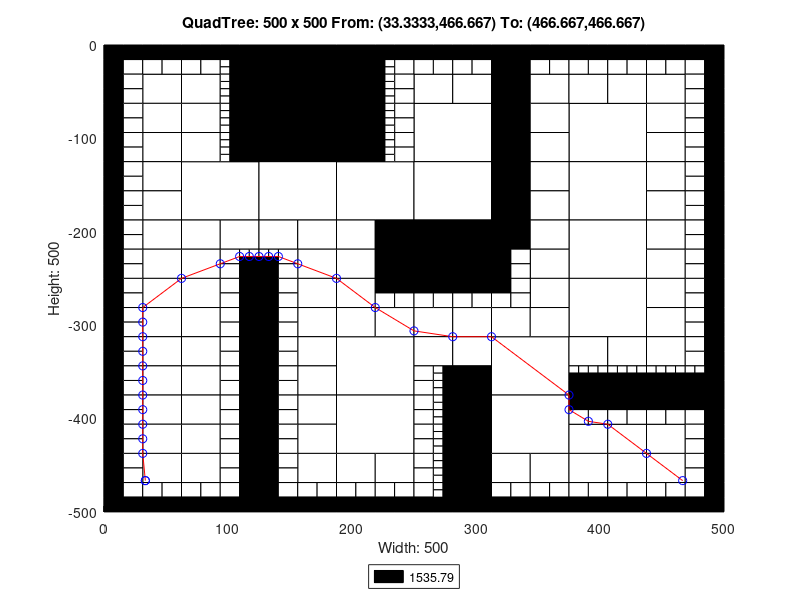

This figure's MATLAB source:
axis([0 500 -500 0]);
title('QuadTree: 500 x 500 From: (33.3333,466.667) To: (466.667,466.667)');
xlabel('Width: 500');
ylabel('Height: 500');
rectangle('Position',[125 -62.5 62.5 62.5], 'FaceColor',[0 0 0]);
rectangle('Position',[125 -125 62.5 62.5], 'FaceColor',[0 0 0]);
rectangle('Position',[62.5 -187.5 62.5 62.5], 'FaceColor',[1 1 1]);
rectangle('Position',[125 -187.5 62.5 62.5], 'FaceColor',[1 1 1]);
rectangle('Position',[187.5 -187.5 62.5 62.5], 'FaceColor',[1 1 1]);
rectangle('Position',[250 -125 62.5 62.5], 'FaceColor',[1 1 1]);
rectangle('Position',[375 -125 62.5 62.5], 'FaceColor',[1 1 1]);
rectangle('Position',[250 -187.5 62.5 62.5], 'FaceColor',[1 1 1]);
rectangle('Position',[250 -250 62.5 62.5], 'FaceColor',[0 0 0]);
rectangle('Position',[375 -187.5 62.5 62.5], 'FaceColor',[1 1 1]);
rectangle('Position',[375 -250 62.5 62.5], 'FaceColor',[1 1 1]);
rectangle('Position',[187.5 -375 62.5 62.5], 'FaceColor',[1 1 1]);
rectangle('Position',[187.5 -437.5 62.5 62.5], 'FaceColor',[1 1 1]);
rectangle('Position',[312.5 -375 62.5 62.5], 'FaceColor',[1 1 1]);
rectangle('Position',[375 -312.5 62.5 62.5], 'FaceColor',[1 1 1]);
rectangle('Position',[312.5 -437.5 62.5 62.5], 'FaceColor',[1 1 1]);
rectangle('Position',[31.25 -62.5 31.25 31.25], 'FaceColor',[1 1 1]);
rectangle('Position',[62.5 -62.5 31.25 31.25], 'FaceColor',[1 1 1]);
rectangle('Position',[31.25 -93.75 31.25 31.25], 'FaceColor',[1 1 1]);
rectangle('Position',[31.25 -125 31.25 31.25], 'FaceColor',[1 1 1]);
rectangle('Position',[62.5 -93.75 31.25 31.25], 'FaceColor',[1 1 1]);
rectangle('Position',[62.5 -125 31.25 31.25], 'FaceColor',[1 1 1]);
rectangle('Position',[187.5 -31.25 31.25 31.25], 'FaceColor',[0 0 0]);
rectangle('Position',[187.5 -62.5 31.25 31.25], 'FaceColor',[0 0 0]);
rectangle('Position',[187.5 -93.75 31.25 31.25], 'FaceColor',[0 0 0]);
rectangle('Position',[187.5 -125 31.25 31.25], 'FaceColor',[0 0 0]);
rectangle('Position',[31.25 -156.25 31.25 31.25], 'FaceColor',[1 1 1]);
rectangle('Position',[31.25 -187.5 31.25 31.25], 'FaceColor',[1 1 1]);
rectangle('Position',[31.25 -218.75 31.25 31.25], 'FaceColor',[1 1 1]);
rectangle('Position',[31.25 -250 31.25 31.25], 'FaceColor',[1 1 1]);
rectangle('Position',[62.5 -218.75 31.25 31.25], 'FaceColor',[1 1 1]);
rectangle('Position',[93.75 -218.75 31.25 31.25], 'FaceColor',[1 1 1]);
rectangle('Position',[62.5 -250 31.25 31.25], 'FaceColor',[1 1 1]);
rectangle('Position',[125 -218.75 31.25 31.25], 'FaceColor',[1 1 1]);
rectangle('Position',[156.25 -218.75 31.25 31.25], 'FaceColor',[1 1 1]);
rectangle('Position',[156.25 -250 31.25 31.25], 'FaceColor',[1 1 1]);
rectangle('Position',[187.5 -218.75 31.25 31.25], 'FaceColor',[1 1 1]);
rectangle('Position',[218.75 -218.75 31.25 31.25], 'FaceColor',[0 0 0]);
rectangle('Position',[187.5 -250 31.25 31.25], 'FaceColor',[1 1 1]);
rectangle('Position',[218.75 -250 31.25 31.25], 'FaceColor',[0 0 0]);
rectangle('Position',[250 -62.5 31.25 31.25], 'FaceColor',[1 1 1]);
rectangle('Position',[281.25 -62.5 31.25 31.25], 'FaceColor',[1 1 1]);
rectangle('Position',[312.5 -31.25 31.25 31.25], 'FaceColor',[0 0 0]);
rectangle('Position',[312.5 -62.5 31.25 31.25], 'FaceColor',[0 0 0]);
rectangle('Position',[343.75 -62.5 31.25 31.25], 'FaceColor',[1 1 1]);
rectangle('Position',[312.5 -93.75 31.25 31.25], 'FaceColor',[0 0 0]);
rectangle('Position',[343.75 -93.75 31.25 31.25], 'FaceColor',[1 1 1]);
rectangle('Position',[312.5 -125 31.25 31.25], 'FaceColor',[0 0 0]);
rectangle('Position',[343.75 -125 31.25 31.25], 'FaceColor',[1 1 1]);
rectangle('Position',[375 -62.5 31.25 31.25], 'FaceColor',[1 1 1]);
rectangle('Position',[406.25 -62.5 31.25 31.25], 'FaceColor',[1 1 1]);
rectangle('Position',[437.5 -62.5 31.25 31.25], 'FaceColor',[1 1 1]);
rectangle('Position',[437.5 -93.75 31.25 31.25], 'FaceColor',[1 1 1]);
rectangle('Position',[437.5 -125 31.25 31.25], 'FaceColor',[1 1 1]);
rectangle('Position',[312.5 -156.25 31.25 31.25], 'FaceColor',[0 0 0]);
rectangle('Position',[343.75 -156.25 31.25 31.25], 'FaceColor',[1 1 1]);
rectangle('Position',[312.5 -187.5 31.25 31.25], 'FaceColor',[0 0 0]);
rectangle('Position',[343.75 -187.5 31.25 31.25], 'FaceColor',[1 1 1]);
rectangle('Position',[312.5 -218.75 31.25 31.25], 'FaceColor',[0 0 0]);
rectangle('Position',[343.75 -218.75 31.25 31.25], 'FaceColor',[1 1 1]);
rectangle('Position',[343.75 -250 31.25 31.25], 'FaceColor',[1 1 1]);
rectangle('Position',[437.5 -156.25 31.25 31.25], 'FaceColor',[1 1 1]);
rectangle('Position',[437.5 -187.5 31.25 31.25], 'FaceColor',[1 1 1]);
rectangle('Position',[437.5 -218.75 31.25 31.25], 'FaceColor',[1 1 1]);
rectangle('Position',[437.5 -250 31.25 31.25], 'FaceColor',[1 1 1]);
rectangle('Position',[31.25 -281.25 31.25 31.25], 'FaceColor',[1 1 1]);
rectangle('Position',[31.25 -312.5 31.25 31.25], 'FaceColor',[1 1 1]);
rectangle('Position',[62.5 -281.25 31.25 31.25], 'FaceColor',[1 1 1]);
rectangle('Position',[62.5 -312.5 31.25 31.25], 'FaceColor',[1 1 1]);
rectangle('Position',[31.25 -343.75 31.25 31.25], 'FaceColor',[1 1 1]);
rectangle('Position',[31.25 -375 31.25 31.25], 'FaceColor',[1 1 1]);
rectangle('Position',[62.5 -343.75 31.25 31.25], 'FaceColor',[1 1 1]);
rectangle('Position',[62.5 -375 31.25 31.25], 'FaceColor',[1 1 1]);
rectangle('Position',[156.25 -281.25 31.25 31.25], 'FaceColor',[1 1 1]);
rectangle('Position',[156.25 -312.5 31.25 31.25], 'FaceColor',[1 1 1]);
rectangle('Position',[187.5 -281.25 31.25 31.25], 'FaceColor',[1 1 1]);
rectangle('Position',[187.5 -312.5 31.25 31.25], 'FaceColor',[1 1 1]);
rectangle('Position',[218.75 -312.5 31.25 31.25], 'FaceColor',[1 1 1]);
rectangle('Position',[156.25 -343.75 31.25 31.25], 'FaceColor',[1 1 1]);
rectangle('Position',[156.25 -375 31.25 31.25], 'FaceColor',[1 1 1]);
rectangle('Position',[31.25 -406.25 31.25 31.25], 'FaceColor',[1 1 1]);
rectangle('Position',[31.25 -437.5 31.25 31.25], 'FaceColor',[1 1 1]);
rectangle('Position',[62.5 -406.25 31.25 31.25], 'FaceColor',[1 1 1]);
rectangle('Position',[62.5 -437.5 31.25 31.25], 'FaceColor',[1 1 1]);
rectangle('Position',[31.25 -468.75 31.25 31.25], 'FaceColor',[1 1 1]);
rectangle('Position',[62.5 -468.75 31.25 31.25], 'FaceColor',[1 1 1]);
rectangle('Position',[156.25 -406.25 31.25 31.25], 'FaceColor',[1 1 1]);
rectangle('Position',[156.25 -437.5 31.25 31.25], 'FaceColor',[1 1 1]);
rectangle('Position',[156.25 -468.75 31.25 31.25], 'FaceColor',[1 1 1]);
rectangle('Position',[187.5 -468.75 31.25 31.25], 'FaceColor',[1 1 1]);
rectangle('Position',[218.75 -468.75 31.25 31.25], 'FaceColor',[1 1 1]);
rectangle('Position',[250 -312.5 31.25 31.25], 'FaceColor',[1 1 1]);
rectangle('Position',[281.25 -312.5 31.25 31.25], 'FaceColor',[1 1 1]);
rectangle('Position',[343.75 -281.25 31.25 31.25], 'FaceColor',[1 1 1]);
rectangle('Position',[312.5 -312.5 31.25 31.25], 'FaceColor',[1 1 1]);
rectangle('Position',[343.75 -312.5 31.25 31.25], 'FaceColor',[1 1 1]);
rectangle('Position',[250 -343.75 31.25 31.25], 'FaceColor',[1 1 1]);
rectangle('Position',[281.25 -343.75 31.25 31.25], 'FaceColor',[1 1 1]);
rectangle('Position',[281.25 -375 31.25 31.25], 'FaceColor',[0 0 0]);
rectangle('Position',[437.5 -281.25 31.25 31.25], 'FaceColor',[1 1 1]);
rectangle('Position',[437.5 -312.5 31.25 31.25], 'FaceColor',[1 1 1]);
rectangle('Position',[375 -343.75 31.25 31.25], 'FaceColor',[1 1 1]);
rectangle('Position',[406.25 -343.75 31.25 31.25], 'FaceColor',[1 1 1]);
rectangle('Position',[437.5 -343.75 31.25 31.25], 'FaceColor',[1 1 1]);
rectangle('Position',[281.25 -406.25 31.25 31.25], 'FaceColor',[0 0 0]);
rectangle('Position',[281.25 -437.5 31.25 31.25], 'FaceColor',[0 0 0]);
rectangle('Position',[281.25 -468.75 31.25 31.25], 'FaceColor',[0 0 0]);
rectangle('Position',[281.25 -500 31.25 31.25], 'FaceColor',[0 0 0]);
rectangle('Position',[312.5 -468.75 31.25 31.25], 'FaceColor',[1 1 1]);
rectangle('Position',[343.75 -468.75 31.25 31.25], 'FaceColor',[1 1 1]);
rectangle('Position',[375 -437.5 31.25 31.25], 'FaceColor',[1 1 1]);
rectangle('Position',[406.25 -437.5 31.25 31.25], 'FaceColor',[1 1 1]);
rectangle('Position',[437.5 -437.5 31.25 31.25], 'FaceColor',[1 1 1]);
rectangle('Position',[375 -468.75 31.25 31.25], 'FaceColor',[1 1 1]);
rectangle('Position',[406.25 -468.75 31.25 31.25], 'FaceColor',[1 1 1]);
rectangle('Position',[437.5 -468.75 31.25 31.25], 'FaceColor',[1 1 1]);
rectangle('Position',[0 -15.625 15.625 15.625], 'FaceColor',[0 0 0]);
rectangle('Position',[15.625 -15.625 15.625 15.625], 'FaceColor',[0 0 0]);
rectangle('Position',[0 -31.25 15.625 15.625], 'FaceColor',[0 0 0]);
rectangle('Position',[15.625 -31.25 15.625 15.625], 'FaceColor',[1 1 1]);
rectangle('Position',[31.25 -15.625 15.625 15.625], 'FaceColor',[0 0 0]);
rectangle('Position',[46.875 -15.625 15.625 15.625], 'FaceColor',[0 0 0]);
rectangle('Position',[31.25 -31.25 15.625 15.625], 'FaceColor',[1 1 1]);
rectangle('Position',[46.875 -31.25 15.625 15.625], 'FaceColor',[1 1 1]);
rectangle('Position',[0 -46.875 15.625 15.625], 'FaceColor',[0 0 0]);
rectangle('Position',[15.625 -46.875 15.625 15.625], 'FaceColor',[1 1 1]);
rectangle('Position',[0 -62.5 15.625 15.625], 'FaceColor',[0 0 0]);
rectangle('Position',[15.625 -62.5 15.625 15.625], 'FaceColor',[1 1 1]);
rectangle('Position',[62.5 -15.625 15.625 15.625], 'FaceColor',[0 0 0]);
rectangle('Position',[78.125 -15.625 15.625 15.625], 'FaceColor',[0 0 0]);
rectangle('Position',[62.5 -31.25 15.625 15.625], 'FaceColor',[1 1 1]);
rectangle('Position',[78.125 -31.25 15.625 15.625], 'FaceColor',[1 1 1]);
rectangle('Position',[93.75 -15.625 15.625 15.625], 'FaceColor',[0 0 0]);
rectangle('Position',[109.375 -15.625 15.625 15.625], 'FaceColor',[0 0 0]);
rectangle('Position',[109.375 -31.25 15.625 15.625], 'FaceColor',[0 0 0]);
rectangle('Position',[109.375 -46.875 15.625 15.625], 'FaceColor',[0 0 0]);
rectangle('Position',[109.375 -62.5 15.625 15.625], 'FaceColor',[0 0 0]);
rectangle('Position',[0 -78.125 15.625 15.625], 'FaceColor',[0 0 0]);
rectangle('Position',[15.625 -78.125 15.625 15.625], 'FaceColor',[1 1 1]);
rectangle('Position',[0 -93.75 15.625 15.625], 'FaceColor',[0 0 0]);
rectangle('Position',[15.625 -93.75 15.625 15.625], 'FaceColor',[1 1 1]);
rectangle('Position',[0 -109.375 15.625 15.625], 'FaceColor',[0 0 0]);
rectangle('Position',[15.625 -109.375 15.625 15.625], 'FaceColor',[1 1 1]);
rectangle('Position',[0 -125 15.625 15.625], 'FaceColor',[0 0 0]);
rectangle('Position',[15.625 -125 15.625 15.625], 'FaceColor',[1 1 1]);
rectangle('Position',[109.375 -78.125 15.625 15.625], 'FaceColor',[0 0 0]);
rectangle('Position',[109.375 -93.75 15.625 15.625], 'FaceColor',[0 0 0]);
rectangle('Position',[109.375 -109.375 15.625 15.625], 'FaceColor',[0 0 0]);
rectangle('Position',[109.375 -125 15.625 15.625], 'FaceColor',[0 0 0]);
rectangle('Position',[218.75 -15.625 15.625 15.625], 'FaceColor',[0 0 0]);
rectangle('Position',[234.375 -15.625 15.625 15.625], 'FaceColor',[0 0 0]);
rectangle('Position',[234.375 -31.25 15.625 15.625], 'FaceColor',[1 1 1]);
rectangle('Position',[234.375 -46.875 15.625 15.625], 'FaceColor',[1 1 1]);
rectangle('Position',[234.375 -62.5 15.625 15.625], 'FaceColor',[1 1 1]);
rectangle('Position',[234.375 -78.125 15.625 15.625], 'FaceColor',[1 1 1]);
rectangle('Position',[234.375 -93.75 15.625 15.625], 'FaceColor',[1 1 1]);
rectangle('Position',[234.375 -109.375 15.625 15.625], 'FaceColor',[1 1 1]);
rectangle('Position',[234.375 -125 15.625 15.625], 'FaceColor',[1 1 1]);
rectangle('Position',[0 -140.625 15.625 15.625], 'FaceColor',[0 0 0]);
rectangle('Position',[15.625 -140.625 15.625 15.625], 'FaceColor',[1 1 1]);
rectangle('Position',[0 -156.25 15.625 15.625], 'FaceColor',[0 0 0]);
rectangle('Position',[15.625 -156.25 15.625 15.625], 'FaceColor',[1 1 1]);
rectangle('Position',[0 -171.875 15.625 15.625], 'FaceColor',[0 0 0]);
rectangle('Position',[15.625 -171.875 15.625 15.625], 'FaceColor',[1 1 1]);
rectangle('Position',[0 -187.5 15.625 15.625], 'FaceColor',[0 0 0]);
rectangle('Position',[15.625 -187.5 15.625 15.625], 'FaceColor',[1 1 1]);
rectangle('Position',[0 -203.125 15.625 15.625], 'FaceColor',[0 0 0]);
rectangle('Position',[15.625 -203.125 15.625 15.625], 'FaceColor',[1 1 1]);
rectangle('Position',[0 -218.75 15.625 15.625], 'FaceColor',[0 0 0]);
rectangle('Position',[15.625 -218.75 15.625 15.625], 'FaceColor',[1 1 1]);
rectangle('Position',[0 -234.375 15.625 15.625], 'FaceColor',[0 0 0]);
rectangle('Position',[15.625 -234.375 15.625 15.625], 'FaceColor',[1 1 1]);
rectangle('Position',[0 -250 15.625 15.625], 'FaceColor',[0 0 0]);
rectangle('Position',[15.625 -250 15.625 15.625], 'FaceColor',[1 1 1]);
rectangle('Position',[93.75 -234.375 15.625 15.625], 'FaceColor',[1 1 1]);
rectangle('Position',[93.75 -250 15.625 15.625], 'FaceColor',[1 1 1]);
rectangle('Position',[109.375 -250 15.625 15.625], 'FaceColor',[0 0 0]);
rectangle('Position',[140.625 -234.375 15.625 15.625], 'FaceColor',[1 1 1]);
rectangle('Position',[125 -250 15.625 15.625], 'FaceColor',[0 0 0]);
rectangle('Position',[140.625 -250 15.625 15.625], 'FaceColor',[1 1 1]);
rectangle('Position',[250 -15.625 15.625 15.625], 'FaceColor',[0 0 0]);
rectangle('Position',[265.625 -15.625 15.625 15.625], 'FaceColor',[0 0 0]);
rectangle('Position',[250 -31.25 15.625 15.625], 'FaceColor',[1 1 1]);
rectangle('Position',[265.625 -31.25 15.625 15.625], 'FaceColor',[1 1 1]);
rectangle('Position',[281.25 -15.625 15.625 15.625], 'FaceColor',[0 0 0]);
rectangle('Position',[296.875 -15.625 15.625 15.625], 'FaceColor',[0 0 0]);
rectangle('Position',[281.25 -31.25 15.625 15.625], 'FaceColor',[1 1 1]);
rectangle('Position',[296.875 -31.25 15.625 15.625], 'FaceColor',[1 1 1]);
rectangle('Position',[343.75 -15.625 15.625 15.625], 'FaceColor',[0 0 0]);
rectangle('Position',[359.375 -15.625 15.625 15.625], 'FaceColor',[0 0 0]);
rectangle('Position',[343.75 -31.25 15.625 15.625], 'FaceColor',[1 1 1]);
rectangle('Position',[359.375 -31.25 15.625 15.625], 'FaceColor',[1 1 1]);
rectangle('Position',[375 -15.625 15.625 15.625], 'FaceColor',[0 0 0]);
rectangle('Position',[390.625 -15.625 15.625 15.625], 'FaceColor',[0 0 0]);
rectangle('Position',[375 -31.25 15.625 15.625], 'FaceColor',[1 1 1]);
rectangle('Position',[390.625 -31.25 15.625 15.625], 'FaceColor',[1 1 1]);
rectangle('Position',[406.25 -15.625 15.625 15.625], 'FaceColor',[0 0 0]);
rectangle('Position',[421.875 -15.625 15.625 15.625], 'FaceColor',[0 0 0]);
rectangle('Position',[406.25 -31.25 15.625 15.625], 'FaceColor',[1 1 1]);
rectangle('Position',[421.875 -31.25 15.625 15.625], 'FaceColor',[1 1 1]);
rectangle('Position',[437.5 -15.625 15.625 15.625], 'FaceColor',[0 0 0]);
rectangle('Position',[453.125 -15.625 15.625 15.625], 'FaceColor',[0 0 0]);
rectangle('Position',[437.5 -31.25 15.625 15.625], 'FaceColor',[1 1 1]);
rectangle('Position',[453.125 -31.25 15.625 15.625], 'FaceColor',[1 1 1]);
rectangle('Position',[468.75 -15.625 15.625 15.625], 'FaceColor',[0 0 0]);
rectangle('Position',[484.375 -15.625 15.625 15.625], 'FaceColor',[0 0 0]);
rectangle('Position',[468.75 -31.25 15.625 15.625], 'FaceColor',[1 1 1]);
rectangle('Position',[484.375 -31.25 15.625 15.625], 'FaceColor',[0 0 0]);
rectangle('Position',[468.75 -46.875 15.625 15.625], 'FaceColor',[1 1 1]);
rectangle('Position',[484.375 -46.875 15.625 15.625], 'FaceColor',[0 0 0]);
rectangle('Position',[468.75 -62.5 15.625 15.625], 'FaceColor',[1 1 1]);
rectangle('Position',[484.375 -62.5 15.625 15.625], 'FaceColor',[0 0 0]);
rectangle('Position',[468.75 -78.125 15.625 15.625], 'FaceColor',[1 1 1]);
rectangle('Position',[484.375 -78.125 15.625 15.625], 'FaceColor',[0 0 0]);
rectangle('Position',[468.75 -93.75 15.625 15.625], 'FaceColor',[1 1 1]);
rectangle('Position',[484.375 -93.75 15.625 15.625], 'FaceColor',[0 0 0]);
rectangle('Position',[468.75 -109.375 15.625 15.625], 'FaceColor',[1 1 1]);
rectangle('Position',[484.375 -109.375 15.625 15.625], 'FaceColor',[0 0 0]);
rectangle('Position',[468.75 -125 15.625 15.625], 'FaceColor',[1 1 1]);
rectangle('Position',[484.375 -125 15.625 15.625], 'FaceColor',[0 0 0]);
rectangle('Position',[312.5 -234.375 15.625 15.625], 'FaceColor',[0 0 0]);
rectangle('Position',[328.125 -234.375 15.625 15.625], 'FaceColor',[1 1 1]);
rectangle('Position',[312.5 -250 15.625 15.625], 'FaceColor',[0 0 0]);
rectangle('Position',[328.125 -250 15.625 15.625], 'FaceColor',[1 1 1]);
rectangle('Position',[468.75 -140.625 15.625 15.625], 'FaceColor',[1 1 1]);
rectangle('Position',[484.375 -140.625 15.625 15.625], 'FaceColor',[0 0 0]);
rectangle('Position',[468.75 -156.25 15.625 15.625], 'FaceColor',[1 1 1]);
rectangle('Position',[484.375 -156.25 15.625 15.625], 'FaceColor',[0 0 0]);
rectangle('Position',[468.75 -171.875 15.625 15.625], 'FaceColor',[1 1 1]);
rectangle('Position',[484.375 -171.875 15.625 15.625], 'FaceColor',[0 0 0]);
rectangle('Position',[468.75 -187.5 15.625 15.625], 'FaceColor',[1 1 1]);
rectangle('Position',[484.375 -187.5 15.625 15.625], 'FaceColor',[0 0 0]);
rectangle('Position',[468.75 -203.125 15.625 15.625], 'FaceColor',[1 1 1]);
rectangle('Position',[484.375 -203.125 15.625 15.625], 'FaceColor',[0 0 0]);
rectangle('Position',[468.75 -218.75 15.625 15.625], 'FaceColor',[1 1 1]);
rectangle('Position',[484.375 -218.75 15.625 15.625], 'FaceColor',[0 0 0]);
rectangle('Position',[468.75 -234.375 15.625 15.625], 'FaceColor',[1 1 1]);
rectangle('Position',[484.375 -234.375 15.625 15.625], 'FaceColor',[0 0 0]);
rectangle('Position',[468.75 -250 15.625 15.625], 'FaceColor',[1 1 1]);
rectangle('Position',[484.375 -250 15.625 15.625], 'FaceColor',[0 0 0]);
rectangle('Position',[0 -265.625 15.625 15.625], 'FaceColor',[0 0 0]);
rectangle('Position',[15.625 -265.625 15.625 15.625], 'FaceColor',[1 1 1]);
rectangle('Position',[0 -281.25 15.625 15.625], 'FaceColor',[0 0 0]);
rectangle('Position',[15.625 -281.25 15.625 15.625], 'FaceColor',[1 1 1]);
rectangle('Position',[0 -296.875 15.625 15.625], 'FaceColor',[0 0 0]);
rectangle('Position',[15.625 -296.875 15.625 15.625], 'FaceColor',[1 1 1]);
rectangle('Position',[0 -312.5 15.625 15.625], 'FaceColor',[0 0 0]);
rectangle('Position',[15.625 -312.5 15.625 15.625], 'FaceColor',[1 1 1]);
rectangle('Position',[93.75 -265.625 15.625 15.625], 'FaceColor',[1 1 1]);
rectangle('Position',[109.375 -265.625 15.625 15.625], 'FaceColor',[0 0 0]);
rectangle('Position',[93.75 -281.25 15.625 15.625], 'FaceColor',[1 1 1]);
rectangle('Position',[109.375 -281.25 15.625 15.625], 'FaceColor',[0 0 0]);
rectangle('Position',[93.75 -296.875 15.625 15.625], 'FaceColor',[1 1 1]);
rectangle('Position',[109.375 -296.875 15.625 15.625], 'FaceColor',[0 0 0]);
rectangle('Position',[93.75 -312.5 15.625 15.625], 'FaceColor',[1 1 1]);
rectangle('Position',[109.375 -312.5 15.625 15.625], 'FaceColor',[0 0 0]);
rectangle('Position',[0 -328.125 15.625 15.625], 'FaceColor',[0 0 0]);
rectangle('Position',[15.625 -328.125 15.625 15.625], 'FaceColor',[1 1 1]);
rectangle('Position',[0 -343.75 15.625 15.625], 'FaceColor',[0 0 0]);
rectangle('Position',[15.625 -343.75 15.625 15.625], 'FaceColor',[1 1 1]);
rectangle('Position',[0 -359.375 15.625 15.625], 'FaceColor',[0 0 0]);
rectangle('Position',[15.625 -359.375 15.625 15.625], 'FaceColor',[1 1 1]);
rectangle('Position',[0 -375 15.625 15.625], 'FaceColor',[0 0 0]);
rectangle('Position',[15.625 -375 15.625 15.625], 'FaceColor',[1 1 1]);
rectangle('Position',[93.75 -328.125 15.625 15.625], 'FaceColor',[1 1 1]);
rectangle('Position',[109.375 -328.125 15.625 15.625], 'FaceColor',[0 0 0]);
rectangle('Position',[93.75 -343.75 15.625 15.625], 'FaceColor',[1 1 1]);
rectangle('Position',[109.375 -343.75 15.625 15.625], 'FaceColor',[0 0 0]);
rectangle('Position',[93.75 -359.375 15.625 15.625], 'FaceColor',[1 1 1]);
rectangle('Position',[109.375 -359.375 15.625 15.625], 'FaceColor',[0 0 0]);
rectangle('Position',[93.75 -375 15.625 15.625], 'FaceColor',[1 1 1]);
rectangle('Position',[109.375 -375 15.625 15.625], 'FaceColor',[0 0 0]);
rectangle('Position',[125 -265.625 15.625 15.625], 'FaceColor',[0 0 0]);
rectangle('Position',[140.625 -265.625 15.625 15.625], 'FaceColor',[1 1 1]);
rectangle('Position',[125 -281.25 15.625 15.625], 'FaceColor',[0 0 0]);
rectangle('Position',[140.625 -281.25 15.625 15.625], 'FaceColor',[1 1 1]);
rectangle('Position',[125 -296.875 15.625 15.625], 'FaceColor',[0 0 0]);
rectangle('Position',[140.625 -296.875 15.625 15.625], 'FaceColor',[1 1 1]);
rectangle('Position',[125 -312.5 15.625 15.625], 'FaceColor',[0 0 0]);
rectangle('Position',[140.625 -312.5 15.625 15.625], 'FaceColor',[1 1 1]);
rectangle('Position',[218.75 -265.625 15.625 15.625], 'FaceColor',[0 0 0]);
rectangle('Position',[234.375 -265.625 15.625 15.625], 'FaceColor',[0 0 0]);
rectangle('Position',[218.75 -281.25 15.625 15.625], 'FaceColor',[1 1 1]);
rectangle('Position',[234.375 -281.25 15.625 15.625], 'FaceColor',[1 1 1]);
rectangle('Position',[125 -328.125 15.625 15.625], 'FaceColor',[0 0 0]);
rectangle('Position',[140.625 -328.125 15.625 15.625], 'FaceColor',[1 1 1]);
rectangle('Position',[125 -343.75 15.625 15.625], 'FaceColor',[0 0 0]);
rectangle('Position',[140.625 -343.75 15.625 15.625], 'FaceColor',[1 1 1]);
rectangle('Position',[125 -359.375 15.625 15.625], 'FaceColor',[0 0 0]);
rectangle('Position',[140.625 -359.375 15.625 15.625], 'FaceColor',[1 1 1]);
rectangle('Position',[125 -375 15.625 15.625], 'FaceColor',[0 0 0]);
rectangle('Position',[140.625 -375 15.625 15.625], 'FaceColor',[1 1 1]);
rectangle('Position',[0 -390.625 15.625 15.625], 'FaceColor',[0 0 0]);
rectangle('Position',[15.625 -390.625 15.625 15.625], 'FaceColor',[1 1 1]);
rectangle('Position',[0 -406.25 15.625 15.625], 'FaceColor',[0 0 0]);
rectangle('Position',[15.625 -406.25 15.625 15.625], 'FaceColor',[1 1 1]);
rectangle('Position',[0 -421.875 15.625 15.625], 'FaceColor',[0 0 0]);
rectangle('Position',[15.625 -421.875 15.625 15.625], 'FaceColor',[1 1 1]);
rectangle('Position',[0 -437.5 15.625 15.625], 'FaceColor',[0 0 0]);
rectangle('Position',[15.625 -437.5 15.625 15.625], 'FaceColor',[1 1 1]);
rectangle('Position',[93.75 -390.625 15.625 15.625], 'FaceColor',[1 1 1]);
rectangle('Position',[109.375 -390.625 15.625 15.625], 'FaceColor',[0 0 0]);
rectangle('Position',[93.75 -406.25 15.625 15.625], 'FaceColor',[1 1 1]);
rectangle('Position',[109.375 -406.25 15.625 15.625], 'FaceColor',[0 0 0]);
rectangle('Position',[93.75 -421.875 15.625 15.625], 'FaceColor',[1 1 1]);
rectangle('Position',[109.375 -421.875 15.625 15.625], 'FaceColor',[0 0 0]);
rectangle('Position',[93.75 -437.5 15.625 15.625], 'FaceColor',[1 1 1]);
rectangle('Position',[109.375 -437.5 15.625 15.625], 'FaceColor',[0 0 0]);
rectangle('Position',[0 -453.125 15.625 15.625], 'FaceColor',[0 0 0]);
rectangle('Position',[15.625 -453.125 15.625 15.625], 'FaceColor',[1 1 1]);
rectangle('Position',[0 -468.75 15.625 15.625], 'FaceColor',[0 0 0]);
rectangle('Position',[15.625 -468.75 15.625 15.625], 'FaceColor',[1 1 1]);
rectangle('Position',[0 -484.375 15.625 15.625], 'FaceColor',[0 0 0]);
rectangle('Position',[15.625 -484.375 15.625 15.625], 'FaceColor',[1 1 1]);
rectangle('Position',[0 -500 15.625 15.625], 'FaceColor',[0 0 0]);
rectangle('Position',[15.625 -500 15.625 15.625], 'FaceColor',[0 0 0]);
rectangle('Position',[31.25 -484.375 15.625 15.625], 'FaceColor',[1 1 1]);
rectangle('Position',[46.875 -484.375 15.625 15.625], 'FaceColor',[1 1 1]);
rectangle('Position',[31.25 -500 15.625 15.625], 'FaceColor',[0 0 0]);
rectangle('Position',[46.875 -500 15.625 15.625], 'FaceColor',[0 0 0]);
rectangle('Position',[93.75 -453.125 15.625 15.625], 'FaceColor',[1 1 1]);
rectangle('Position',[109.375 -453.125 15.625 15.625], 'FaceColor',[0 0 0]);
rectangle('Position',[93.75 -468.75 15.625 15.625], 'FaceColor',[1 1 1]);
rectangle('Position',[109.375 -468.75 15.625 15.625], 'FaceColor',[0 0 0]);
rectangle('Position',[62.5 -484.375 15.625 15.625], 'FaceColor',[1 1 1]);
rectangle('Position',[78.125 -484.375 15.625 15.625], 'FaceColor',[1 1 1]);
rectangle('Position',[62.5 -500 15.625 15.625], 'FaceColor',[0 0 0]);
rectangle('Position',[78.125 -500 15.625 15.625], 'FaceColor',[0 0 0]);
rectangle('Position',[93.75 -484.375 15.625 15.625], 'FaceColor',[1 1 1]);
rectangle('Position',[109.375 -484.375 15.625 15.625], 'FaceColor',[0 0 0]);
rectangle('Position',[93.75 -500 15.625 15.625], 'FaceColor',[0 0 0]);
rectangle('Position',[109.375 -500 15.625 15.625], 'FaceColor',[0 0 0]);
rectangle('Position',[125 -390.625 15.625 15.625], 'FaceColor',[0 0 0]);
rectangle('Position',[140.625 -390.625 15.625 15.625], 'FaceColor',[1 1 1]);
rectangle('Position',[125 -406.25 15.625 15.625], 'FaceColor',[0 0 0]);
rectangle('Position',[140.625 -406.25 15.625 15.625], 'FaceColor',[1 1 1]);
rectangle('Position',[125 -421.875 15.625 15.625], 'FaceColor',[0 0 0]);
rectangle('Position',[140.625 -421.875 15.625 15.625], 'FaceColor',[1 1 1]);
rectangle('Position',[125 -437.5 15.625 15.625], 'FaceColor',[0 0 0]);
rectangle('Position',[140.625 -437.5 15.625 15.625], 'FaceColor',[1 1 1]);
rectangle('Position',[125 -453.125 15.625 15.625], 'FaceColor',[0 0 0]);
rectangle('Position',[140.625 -453.125 15.625 15.625], 'FaceColor',[1 1 1]);
rectangle('Position',[125 -468.75 15.625 15.625], 'FaceColor',[0 0 0]);
rectangle('Position',[140.625 -468.75 15.625 15.625], 'FaceColor',[1 1 1]);
rectangle('Position',[125 -484.375 15.625 15.625], 'FaceColor',[0 0 0]);
rectangle('Position',[140.625 -484.375 15.625 15.625], 'FaceColor',[1 1 1]);
rectangle('Position',[125 -500 15.625 15.625], 'FaceColor',[0 0 0]);
rectangle('Position',[140.625 -500 15.625 15.625], 'FaceColor',[0 0 0]);
rectangle('Position',[156.25 -484.375 15.625 15.625], 'FaceColor',[1 1 1]);
rectangle('Position',[171.875 -484.375 15.625 15.625], 'FaceColor',[1 1 1]);
rectangle('Position',[156.25 -500 15.625 15.625], 'FaceColor',[0 0 0]);
rectangle('Position',[171.875 -500 15.625 15.625], 'FaceColor',[0 0 0]);
rectangle('Position',[187.5 -484.375 15.625 15.625], 'FaceColor',[1 1 1]);
rectangle('Position',[203.125 -484.375 15.625 15.625], 'FaceColor',[1 1 1]);
rectangle('Position',[187.5 -500 15.625 15.625], 'FaceColor',[0 0 0]);
rectangle('Position',[203.125 -500 15.625 15.625], 'FaceColor',[0 0 0]);
rectangle('Position',[218.75 -484.375 15.625 15.625], 'FaceColor',[1 1 1]);
rectangle('Position',[234.375 -484.375 15.625 15.625], 'FaceColor',[1 1 1]);
rectangle('Position',[218.75 -500 15.625 15.625], 'FaceColor',[0 0 0]);
rectangle('Position',[234.375 -500 15.625 15.625], 'FaceColor',[0 0 0]);
rectangle('Position',[250 -265.625 15.625 15.625], 'FaceColor',[0 0 0]);
rectangle('Position',[265.625 -265.625 15.625 15.625], 'FaceColor',[0 0 0]);
rectangle('Position',[250 -281.25 15.625 15.625], 'FaceColor',[1 1 1]);
rectangle('Position',[265.625 -281.25 15.625 15.625], 'FaceColor',[1 1 1]);
rectangle('Position',[281.25 -265.625 15.625 15.625], 'FaceColor',[0 0 0]);
rectangle('Position',[296.875 -265.625 15.625 15.625], 'FaceColor',[0 0 0]);
rectangle('Position',[281.25 -281.25 15.625 15.625], 'FaceColor',[1 1 1]);
rectangle('Position',[296.875 -281.25 15.625 15.625], 'FaceColor',[1 1 1]);
rectangle('Position',[312.5 -265.625 15.625 15.625], 'FaceColor',[0 0 0]);
rectangle('Position',[328.125 -265.625 15.625 15.625], 'FaceColor',[1 1 1]);
rectangle('Position',[312.5 -281.25 15.625 15.625], 'FaceColor',[1 1 1]);
rectangle('Position',[328.125 -281.25 15.625 15.625], 'FaceColor',[1 1 1]);
rectangle('Position',[250 -359.375 15.625 15.625], 'FaceColor',[1 1 1]);
rectangle('Position',[250 -375 15.625 15.625], 'FaceColor',[1 1 1]);
rectangle('Position',[468.75 -265.625 15.625 15.625], 'FaceColor',[1 1 1]);
rectangle('Position',[484.375 -265.625 15.625 15.625], 'FaceColor',[0 0 0]);
rectangle('Position',[468.75 -281.25 15.625 15.625], 'FaceColor',[1 1 1]);
rectangle('Position',[484.375 -281.25 15.625 15.625], 'FaceColor',[0 0 0]);
rectangle('Position',[468.75 -296.875 15.625 15.625], 'FaceColor',[1 1 1]);
rectangle('Position',[484.375 -296.875 15.625 15.625], 'FaceColor',[0 0 0]);
rectangle('Position',[468.75 -312.5 15.625 15.625], 'FaceColor',[1 1 1]);
rectangle('Position',[484.375 -312.5 15.625 15.625], 'FaceColor',[0 0 0]);
rectangle('Position',[375 -375 15.625 15.625], 'FaceColor',[0 0 0]);
rectangle('Position',[390.625 -375 15.625 15.625], 'FaceColor',[0 0 0]);
rectangle('Position',[406.25 -375 15.625 15.625], 'FaceColor',[0 0 0]);
rectangle('Position',[421.875 -375 15.625 15.625], 'FaceColor',[0 0 0]);
rectangle('Position',[468.75 -328.125 15.625 15.625], 'FaceColor',[1 1 1]);
rectangle('Position',[484.375 -328.125 15.625 15.625], 'FaceColor',[0 0 0]);
rectangle('Position',[468.75 -343.75 15.625 15.625], 'FaceColor',[1 1 1]);
rectangle('Position',[484.375 -343.75 15.625 15.625], 'FaceColor',[0 0 0]);
rectangle('Position',[437.5 -375 15.625 15.625], 'FaceColor',[0 0 0]);
rectangle('Position',[453.125 -375 15.625 15.625], 'FaceColor',[0 0 0]);
rectangle('Position',[484.375 -359.375 15.625 15.625], 'FaceColor',[0 0 0]);
rectangle('Position',[468.75 -375 15.625 15.625], 'FaceColor',[0 0 0]);
rectangle('Position',[484.375 -375 15.625 15.625], 'FaceColor',[0 0 0]);
rectangle('Position',[250 -390.625 15.625 15.625], 'FaceColor',[1 1 1]);
rectangle('Position',[250 -406.25 15.625 15.625], 'FaceColor',[1 1 1]);
rectangle('Position',[250 -421.875 15.625 15.625], 'FaceColor',[1 1 1]);
rectangle('Position',[250 -437.5 15.625 15.625], 'FaceColor',[1 1 1]);
rectangle('Position',[250 -453.125 15.625 15.625], 'FaceColor',[1 1 1]);
rectangle('Position',[250 -468.75 15.625 15.625], 'FaceColor',[1 1 1]);
rectangle('Position',[250 -484.375 15.625 15.625], 'FaceColor',[1 1 1]);
rectangle('Position',[250 -500 15.625 15.625], 'FaceColor',[0 0 0]);
rectangle('Position',[265.625 -500 15.625 15.625], 'FaceColor',[0 0 0]);
rectangle('Position',[312.5 -484.375 15.625 15.625], 'FaceColor',[1 1 1]);
rectangle('Position',[328.125 -484.375 15.625 15.625], 'FaceColor',[1 1 1]);
rectangle('Position',[312.5 -500 15.625 15.625], 'FaceColor',[0 0 0]);
rectangle('Position',[328.125 -500 15.625 15.625], 'FaceColor',[0 0 0]);
rectangle('Position',[343.75 -484.375 15.625 15.625], 'FaceColor',[1 1 1]);
rectangle('Position',[359.375 -484.375 15.625 15.625], 'FaceColor',[1 1 1]);
rectangle('Position',[343.75 -500 15.625 15.625], 'FaceColor',[0 0 0]);
rectangle('Position',[359.375 -500 15.625 15.625], 'FaceColor',[0 0 0]);
rectangle('Position',[375 -390.625 15.625 15.625], 'FaceColor',[0 0 0]);
rectangle('Position',[390.625 -390.625 15.625 15.625], 'FaceColor',[0 0 0]);
rectangle('Position',[375 -406.25 15.625 15.625], 'FaceColor',[1 1 1]);
rectangle('Position',[390.625 -406.25 15.625 15.625], 'FaceColor',[1 1 1]);
rectangle('Position',[406.25 -390.625 15.625 15.625], 'FaceColor',[0 0 0]);
rectangle('Position',[421.875 -390.625 15.625 15.625], 'FaceColor',[0 0 0]);
rectangle('Position',[406.25 -406.25 15.625 15.625], 'FaceColor',[1 1 1]);
rectangle('Position',[421.875 -406.25 15.625 15.625], 'FaceColor',[1 1 1]);
rectangle('Position',[437.5 -390.625 15.625 15.625], 'FaceColor',[0 0 0]);
rectangle('Position',[453.125 -390.625 15.625 15.625], 'FaceColor',[0 0 0]);
rectangle('Position',[437.5 -406.25 15.625 15.625], 'FaceColor',[1 1 1]);
rectangle('Position',[453.125 -406.25 15.625 15.625], 'FaceColor',[1 1 1]);
rectangle('Position',[468.75 -390.625 15.625 15.625], 'FaceColor',[0 0 0]);
rectangle('Position',[484.375 -390.625 15.625 15.625], 'FaceColor',[0 0 0]);
rectangle('Position',[468.75 -406.25 15.625 15.625], 'FaceColor',[1 1 1]);
rectangle('Position',[484.375 -406.25 15.625 15.625], 'FaceColor',[0 0 0]);
rectangle('Position',[468.75 -421.875 15.625 15.625], 'FaceColor',[1 1 1]);
rectangle('Position',[484.375 -421.875 15.625 15.625], 'FaceColor',[0 0 0]);
rectangle('Position',[468.75 -437.5 15.625 15.625], 'FaceColor',[1 1 1]);
rectangle('Position',[484.375 -437.5 15.625 15.625], 'FaceColor',[0 0 0]);
rectangle('Position',[375 -484.375 15.625 15.625], 'FaceColor',[1 1 1]);
rectangle('Position',[390.625 -484.375 15.625 15.625], 'FaceColor',[1 1 1]);
rectangle('Position',[375 -500 15.625 15.625], 'FaceColor',[0 0 0]);
rectangle('Position',[390.625 -500 15.625 15.625], 'FaceColor',[0 0 0]);
rectangle('Position',[406.25 -484.375 15.625 15.625], 'FaceColor',[1 1 1]);
rectangle('Position',[421.875 -484.375 15.625 15.625], 'FaceColor',[1 1 1]);
rectangle('Position',[406.25 -500 15.625 15.625], 'FaceColor',[0 0 0]);
rectangle('Position',[421.875 -500 15.625 15.625], 'FaceColor',[0 0 0]);
rectangle('Position',[468.75 -453.125 15.625 15.625], 'FaceColor',[1 1 1]);
rectangle('Position',[484.375 -453.125 15.625 15.625], 'FaceColor',[0 0 0]);
rectangle('Position',[468.75 -468.75 15.625 15.625], 'FaceColor',[1 1 1]);
rectangle('Position',[484.375 -468.75 15.625 15.625], 'FaceColor',[0 0 0]);
rectangle('Position',[437.5 -484.375 15.625 15.625], 'FaceColor',[1 1 1]);
rectangle('Position',[453.125 -484.375 15.625 15.625], 'FaceColor',[1 1 1]);
rectangle('Position',[437.5 -500 15.625 15.625], 'FaceColor',[0 0 0]);
rectangle('Position',[453.125 -500 15.625 15.625], 'FaceColor',[0 0 0]);
rectangle('Position',[468.75 -484.375 15.625 15.625], 'FaceColor',[1 1 1]);
rectangle('Position',[484.375 -484.375 15.625 15.625], 'FaceColor',[0 0 0]);
rectangle('Position',[468.75 -500 15.625 15.625], 'FaceColor',[0 0 0]);
rectangle('Position',[484.375 -500 15.625 15.625], 'FaceColor',[0 0 0]);
rectangle('Position',[93.75 -23.4375 7.8125 7.8125], 'FaceColor',[1 1 1]);
rectangle('Position',[101.562 -23.4375 7.8125 7.8125], 'FaceColor',[0 0 0]);
rectangle('Position',[93.75 -31.25 7.8125 7.8125], 'FaceColor',[1 1 1]);
rectangle('Position',[101.562 -31.25 7.8125 7.8125], 'FaceColor',[0 0 0]);
rectangle('Position',[93.75 -39.0625 7.8125 7.8125], 'FaceColor',[1 1 1]);
rectangle('Position',[101.562 -39.0625 7.8125 7.8125], 'FaceColor',[0 0 0]);
rectangle('Position',[93.75 -46.875 7.8125 7.8125], 'FaceColor',[1 1 1]);
rectangle('Position',[101.562 -46.875 7.8125 7.8125], 'FaceColor',[0 0 0]);
rectangle('Position',[93.75 -54.6875 7.8125 7.8125], 'FaceColor',[1 1 1]);
rectangle('Position',[101.562 -54.6875 7.8125 7.8125], 'FaceColor',[0 0 0]);
rectangle('Position',[93.75 -62.5 7.8125 7.8125], 'FaceColor',[1 1 1]);
rectangle('Position',[101.562 -62.5 7.8125 7.8125], 'FaceColor',[0 0 0]);
rectangle('Position',[93.75 -70.3125 7.8125 7.8125], 'FaceColor',[1 1 1]);
rectangle('Position',[101.562 -70.3125 7.8125 7.8125], 'FaceColor',[0 0 0]);
rectangle('Position',[93.75 -78.125 7.8125 7.8125], 'FaceColor',[1 1 1]);
rectangle('Position',[101.562 -78.125 7.8125 7.8125], 'FaceColor',[0 0 0]);
rectangle('Position',[93.75 -85.9375 7.8125 7.8125], 'FaceColor',[1 1 1]);
rectangle('Position',[101.562 -85.9375 7.8125 7.8125], 'FaceColor',[0 0 0]);
rectangle('Position',[93.75 -93.75 7.8125 7.8125], 'FaceColor',[1 1 1]);
rectangle('Position',[101.562 -93.75 7.8125 7.8125], 'FaceColor',[0 0 0]);
rectangle('Position',[93.75 -101.562 7.8125 7.8125], 'FaceColor',[1 1 1]);
rectangle('Position',[101.562 -101.562 7.8125 7.8125], 'FaceColor',[0 0 0]);
rectangle('Position',[93.75 -109.375 7.8125 7.8125], 'FaceColor',[1 1 1]);
rectangle('Position',[101.562 -109.375 7.8125 7.8125], 'FaceColor',[0 0 0]);
rectangle('Position',[93.75 -117.188 7.8125 7.8125], 'FaceColor',[1 1 1]);
rectangle('Position',[101.562 -117.188 7.8125 7.8125], 'FaceColor',[0 0 0]);
rectangle('Position',[93.75 -125 7.8125 7.8125], 'FaceColor',[1 1 1]);
rectangle('Position',[101.562 -125 7.8125 7.8125], 'FaceColor',[0 0 0]);
rectangle('Position',[218.75 -23.4375 7.8125 7.8125], 'FaceColor',[0 0 0]);
rectangle('Position',[226.562 -23.4375 7.8125 7.8125], 'FaceColor',[1 1 1]);
rectangle('Position',[218.75 -31.25 7.8125 7.8125], 'FaceColor',[0 0 0]);
rectangle('Position',[226.562 -31.25 7.8125 7.8125], 'FaceColor',[1 1 1]);
rectangle('Position',[218.75 -39.0625 7.8125 7.8125], 'FaceColor',[0 0 0]);
rectangle('Position',[226.562 -39.0625 7.8125 7.8125], 'FaceColor',[1 1 1]);
rectangle('Position',[218.75 -46.875 7.8125 7.8125], 'FaceColor',[0 0 0]);
rectangle('Position',[226.562 -46.875 7.8125 7.8125], 'FaceColor',[1 1 1]);
rectangle('Position',[218.75 -54.6875 7.8125 7.8125], 'FaceColor',[0 0 0]);
rectangle('Position',[226.562 -54.6875 7.8125 7.8125], 'FaceColor',[1 1 1]);
rectangle('Position',[218.75 -62.5 7.8125 7.8125], 'FaceColor',[0 0 0]);
rectangle('Position',[226.562 -62.5 7.8125 7.8125], 'FaceColor',[1 1 1]);
rectangle('Position',[218.75 -70.3125 7.8125 7.8125], 'FaceColor',[0 0 0]);
rectangle('Position',[226.562 -70.3125 7.8125 7.8125], 'FaceColor',[1 1 1]);
rectangle('Position',[218.75 -78.125 7.8125 7.8125], 'FaceColor',[0 0 0]);
rectangle('Position',[226.562 -78.125 7.8125 7.8125], 'FaceColor',[1 1 1]);
rectangle('Position',[218.75 -85.9375 7.8125 7.8125], 'FaceColor',[0 0 0]);
rectangle('Position',[226.562 -85.9375 7.8125 7.8125], 'FaceColor',[1 1 1]);
rectangle('Position',[218.75 -93.75 7.8125 7.8125], 'FaceColor',[0 0 0]);
rectangle('Position',[226.562 -93.75 7.8125 7.8125], 'FaceColor',[1 1 1]);
rectangle('Position',[218.75 -101.562 7.8125 7.8125], 'FaceColor',[0 0 0]);
rectangle('Position',[226.562 -101.562 7.8125 7.8125], 'FaceColor',[1 1 1]);
rectangle('Position',[218.75 -109.375 7.8125 7.8125], 'FaceColor',[0 0 0]);
rectangle('Position',[226.562 -109.375 7.8125 7.8125], 'FaceColor',[1 1 1]);
rectangle('Position',[218.75 -117.188 7.8125 7.8125], 'FaceColor',[0 0 0]);
rectangle('Position',[226.562 -117.188 7.8125 7.8125], 'FaceColor',[1 1 1]);
rectangle('Position',[218.75 -125 7.8125 7.8125], 'FaceColor',[0 0 0]);
rectangle('Position',[226.562 -125 7.8125 7.8125], 'FaceColor',[1 1 1]);
rectangle('Position',[109.375 -226.562 7.8125 7.8125], 'FaceColor',[1 1 1]);
rectangle('Position',[117.188 -226.562 7.8125 7.8125], 'FaceColor',[1 1 1]);
rectangle('Position',[109.375 -234.375 7.8125 7.8125], 'FaceColor',[0 0 0]);
rectangle('Position',[117.188 -234.375 7.8125 7.8125], 'FaceColor',[0 0 0]);
rectangle('Position',[125 -226.562 7.8125 7.8125], 'FaceColor',[1 1 1]);
rectangle('Position',[132.812 -226.562 7.8125 7.8125], 'FaceColor',[1 1 1]);
rectangle('Position',[125 -234.375 7.8125 7.8125], 'FaceColor',[0 0 0]);
rectangle('Position',[132.812 -234.375 7.8125 7.8125], 'FaceColor',[0 0 0]);
rectangle('Position',[265.625 -351.562 7.8125 7.8125], 'FaceColor',[1 1 1]);
rectangle('Position',[273.438 -351.562 7.8125 7.8125], 'FaceColor',[0 0 0]);
rectangle('Position',[265.625 -359.375 7.8125 7.8125], 'FaceColor',[1 1 1]);
rectangle('Position',[273.438 -359.375 7.8125 7.8125], 'FaceColor',[0 0 0]);
rectangle('Position',[265.625 -367.188 7.8125 7.8125], 'FaceColor',[1 1 1]);
rectangle('Position',[273.438 -367.188 7.8125 7.8125], 'FaceColor',[0 0 0]);
rectangle('Position',[265.625 -375 7.8125 7.8125], 'FaceColor',[1 1 1]);
rectangle('Position',[273.438 -375 7.8125 7.8125], 'FaceColor',[0 0 0]);
rectangle('Position',[375 -351.562 7.8125 7.8125], 'FaceColor',[1 1 1]);
rectangle('Position',[382.812 -351.562 7.8125 7.8125], 'FaceColor',[1 1 1]);
rectangle('Position',[375 -359.375 7.8125 7.8125], 'FaceColor',[0 0 0]);
rectangle('Position',[382.812 -359.375 7.8125 7.8125], 'FaceColor',[0 0 0]);
rectangle('Position',[390.625 -351.562 7.8125 7.8125], 'FaceColor',[1 1 1]);
rectangle('Position',[398.438 -351.562 7.8125 7.8125], 'FaceColor',[1 1 1]);
rectangle('Position',[390.625 -359.375 7.8125 7.8125], 'FaceColor',[0 0 0]);
rectangle('Position',[398.438 -359.375 7.8125 7.8125], 'FaceColor',[0 0 0]);
rectangle('Position',[406.25 -351.562 7.8125 7.8125], 'FaceColor',[1 1 1]);
rectangle('Position',[414.062 -351.562 7.8125 7.8125], 'FaceColor',[1 1 1]);
rectangle('Position',[406.25 -359.375 7.8125 7.8125], 'FaceColor',[0 0 0]);
rectangle('Position',[414.062 -359.375 7.8125 7.8125], 'FaceColor',[0 0 0]);
rectangle('Position',[421.875 -351.562 7.8125 7.8125], 'FaceColor',[1 1 1]);
rectangle('Position',[429.688 -351.562 7.8125 7.8125], 'FaceColor',[1 1 1]);
rectangle('Position',[421.875 -359.375 7.8125 7.8125], 'FaceColor',[0 0 0]);
rectangle('Position',[429.688 -359.375 7.8125 7.8125], 'FaceColor',[0 0 0]);
rectangle('Position',[437.5 -351.562 7.8125 7.8125], 'FaceColor',[1 1 1]);
rectangle('Position',[445.312 -351.562 7.8125 7.8125], 'FaceColor',[1 1 1]);
rectangle('Position',[437.5 -359.375 7.8125 7.8125], 'FaceColor',[0 0 0]);
rectangle('Position',[445.312 -359.375 7.8125 7.8125], 'FaceColor',[0 0 0]);
rectangle('Position',[453.125 -351.562 7.8125 7.8125], 'FaceColor',[1 1 1]);
rectangle('Position',[460.938 -351.562 7.8125 7.8125], 'FaceColor',[1 1 1]);
rectangle('Position',[453.125 -359.375 7.8125 7.8125], 'FaceColor',[0 0 0]);
rectangle('Position',[460.938 -359.375 7.8125 7.8125], 'FaceColor',[0 0 0]);
rectangle('Position',[468.75 -351.562 7.8125 7.8125], 'FaceColor',[1 1 1]);
rectangle('Position',[476.562 -351.562 7.8125 7.8125], 'FaceColor',[1 1 1]);
rectangle('Position',[468.75 -359.375 7.8125 7.8125], 'FaceColor',[0 0 0]);
rectangle('Position',[476.562 -359.375 7.8125 7.8125], 'FaceColor',[0 0 0]);
rectangle('Position',[265.625 -382.812 7.8125 7.8125], 'FaceColor',[1 1 1]);
rectangle('Position',[273.438 -382.812 7.8125 7.8125], 'FaceColor',[0 0 0]);
rectangle('Position',[265.625 -390.625 7.8125 7.8125], 'FaceColor',[1 1 1]);
rectangle('Position',[273.438 -390.625 7.8125 7.8125], 'FaceColor',[0 0 0]);
rectangle('Position',[265.625 -398.438 7.8125 7.8125], 'FaceColor',[1 1 1]);
rectangle('Position',[273.438 -398.438 7.8125 7.8125], 'FaceColor',[0 0 0]);
rectangle('Position',[265.625 -406.25 7.8125 7.8125], 'FaceColor',[1 1 1]);
rectangle('Position',[273.438 -406.25 7.8125 7.8125], 'FaceColor',[0 0 0]);
rectangle('Position',[265.625 -414.062 7.8125 7.8125], 'FaceColor',[1 1 1]);
rectangle('Position',[273.438 -414.062 7.8125 7.8125], 'FaceColor',[0 0 0]);
rectangle('Position',[265.625 -421.875 7.8125 7.8125], 'FaceColor',[1 1 1]);
rectangle('Position',[273.438 -421.875 7.8125 7.8125], 'FaceColor',[0 0 0]);
rectangle('Position',[265.625 -429.688 7.8125 7.8125], 'FaceColor',[1 1 1]);
rectangle('Position',[273.438 -429.688 7.8125 7.8125], 'FaceColor',[0 0 0]);
rectangle('Position',[265.625 -437.5 7.8125 7.8125], 'FaceColor',[1 1 1]);
rectangle('Position',[273.438 -437.5 7.8125 7.8125], 'FaceColor',[0 0 0]);
rectangle('Position',[265.625 -445.312 7.8125 7.8125], 'FaceColor',[1 1 1]);
rectangle('Position',[273.438 -445.312 7.8125 7.8125], 'FaceColor',[0 0 0]);
rectangle('Position',[265.625 -453.125 7.8125 7.8125], 'FaceColor',[1 1 1]);
rectangle('Position',[273.438 -453.125 7.8125 7.8125], 'FaceColor',[0 0 0]);
rectangle('Position',[265.625 -460.938 7.8125 7.8125], 'FaceColor',[1 1 1]);
rectangle('Position',[273.438 -460.938 7.8125 7.8125], 'FaceColor',[0 0 0]);
rectangle('Position',[265.625 -468.75 7.8125 7.8125], 'FaceColor',[1 1 1]);
rectangle('Position',[273.438 -468.75 7.8125 7.8125], 'FaceColor',[0 0 0]);
rectangle('Position',[265.625 -476.562 7.8125 7.8125], 'FaceColor',[1 1 1]);
rectangle('Position',[273.438 -476.562 7.8125 7.8125], 'FaceColor',[0 0 0]);
rectangle('Position',[265.625 -484.375 7.8125 7.8125], 'FaceColor',[1 1 1]);
rectangle('Position',[273.438 -484.375 7.8125 7.8125], 'FaceColor',[0 0 0]);
X=[466.667,437.5,406.25,390.625,375,375,312.5,281.25,250,218.75,187.5,156.25,140.625,132.812,125,117.188,109.375,93.75,62.5,31.25,31.25,31.25,31.25,31.25,31.25,31.25,31.25,31.25,31.25,31.25,33.3333,33.3333];
Y=[-466.667,-437.5,-406.25,-403.125,-390.625,-375,-312.5,-312.5,-306.25,-281.25,-250,-234.375,-226.562,-226.562,-226.562,-226.562,-226.562,-234.375,-250,-281.25,-296.875,-312.5,-328.125,-343.75,-359.375,-375,-390.625,-406.25,-421.875,-437.5,-466.667,-466.667];
hold on;
plot(X,Y,'r');
plot(X,Y,'bo');
legend('1535.79','Location','southoutside');
